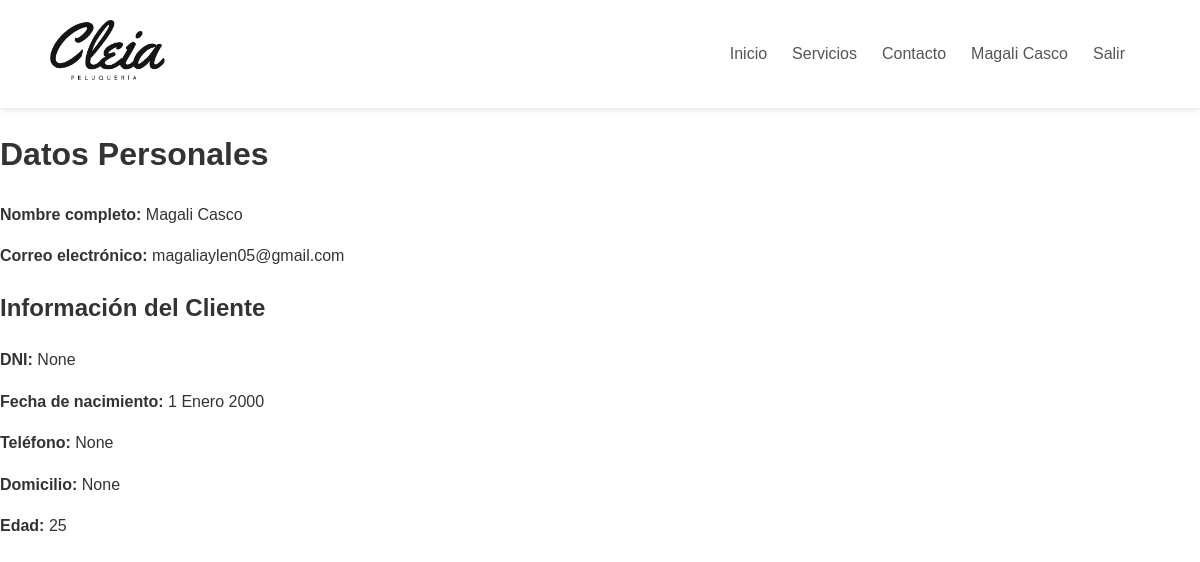
The page /datos_personales/ (signed in) on the database its author committed.
### applications/models.py (models this page shows, shortened)
class User(AbstractUser):
    username = None
    first_name = None
    last_name = None
    email = models.EmailField('Correo electrónico', unique=True)
    nombre = models.CharField('Nombre', max_length=50)
    apellido = models.CharField('Apellido', max_length=50)
    is_cliente = models.BooleanField(default=False)
    is_empleado = models.BooleanField(default=False)
    is_admin = models.BooleanField(default=False)
    objects = CustomUserManager()
    USERNAME_FIELD = 'email'
    REQUIRED_FIELDS = ['nombre', 'apellido']
    def get_full_name(self):
        return f"{self.nombre} {self.apellido}".strip()

class Cliente(models.Model):
    user = models.OneToOneField(
        User,
        on_delete=models.CASCADE,
        related_name='cliente',
        limit_choices_to={'is_cliente': True}, # solo usuarios con is_cliente=True
        )
    dni = models.CharField(max_length=8, verbose_name='DNI', null=True, blank=True)
    fecha_nacimiento = models.DateField('Fecha de nacimiento', default='2000-01-01')
    telefono = models.CharField(max_length=15, null=True, blank=True)
    domicilio = models.CharField('Domicilio', max_length=100, null=True, blank=True)
    def edad(self):
        today = date.today()
        return (
            today.year - self.fecha_nacimiento.year
            - ((today.month, today.day) < (self.fecha_nacimiento.month, self.fecha_nacimiento.day))
        )

### applications/views.py (the view)
# urls.py: path('datos_personales/', datos_personales, name='datos_personales'),
def datos_personales(request):
    usuario = request.user
    perfil = None
    if usuario.is_cliente:
        perfil = getattr(usuario, 'cliente', None)
    elif usuario.is_empleado:
        perfil = getattr(usuario, 'empleado', None)
    return render(request, 'includes/datos_personales.html', {'usuario': usuario, 'perfil': perfil})

### templates/includes/datos_personales.html (shortened to what this page needs)
{%load static%}
<!DOCTYPE html>
<html lang="es">
    <link rel="stylesheet" href="{% static 'css/style.css' %}">
<head>
</head>
<body>
    {% include 'includes/navbar.html' %}
    <h1>Datos Personales</h1>
    <p><strong>Nombre completo:</strong> {{ user.nombre }} {{ user.apellido }}</p>
    <p><strong>Correo electrónico:</strong> {{ user.email }}</p>
    {% if user.is_cliente and user.cliente %}
        <h2>Información del Cliente</h2>
        <p><strong>DNI:</strong> {{ user.cliente.dni }}</p>
        <p><strong>Fecha de nacimiento:</strong> {{ user.cliente.fecha_nacimiento }}</p>
        <p><strong>Teléfono:</strong> {{ user.cliente.telefono }}</p>
        <p><strong>Domicilio:</strong> {{ user.cliente.domicilio }}</p>
        <p><strong>Edad:</strong> {{ user.cliente.edad }}</p>
    {% else %}
        <p>No hay información adicional disponible para este usuario.</p>
    {% endif %}
</body>
</html>

### templates/includes/navbar.html
{%load static%}
<header class="header">
    <div class="logo">
        <a href="{% url 'home' %}">
            <img src="{% static 'images/logo.png' %}" alt="Peluquería Martita" class="logo-img">
        </a>
    </div>
    <nav class="nav-menu">
        <ul>
            <li><a href="{% url 'home' %}">Inicio</a></li>
            <li><a href="#servicios">Servicios</a></li>
            <li><a href="#contacto">Contacto</a></li>
            {% if user.is_authenticated %}
                <li><a href="{% url 'datos_personales' %}">{{ user.get_full_name }}</a></li>
                <li><a href="{% url 'logout' %}">Salir</a></li>
            {% else %}
            <li><a href="{% url 'login' %}">Iniciar Sesión</a></li>
            <li><a href="{% url 'register' %}">Registrarme</a></li>
            {% endif %}
        </ul>
    </nav>
</header>

### public/css/style.css (style rules this page uses)
body { font-family: 'Montserrat', sans-serif !important; margin: 0; padding: 0; line-height: 1.6; color: #333; }
.logo-img { height: 60px; width: auto; }
.header { display: flex; justify-content: space-between; align-items: center; padding: 20px 50px; background-color: #fff; box-shadow: 0 2px 5px rgba(0, 0, 0, 0.1); position: sticky; top: 0; z-index: 1000; }
.nav-menu ul { list-style: none; margin: 0; padding: 0; display: flex; }
.nav-menu li { margin-right: 25px; }
.nav-menu a { text-decoration: none; color: #555; font-weight: 500; transition: color 0.3s ease; }

### rows shown on the page
User: get_full_name "Magali Casco", nombre "Magali", apellido "Casco", email "magaliaylen05@gmail.com", cliente.dni "None", cliente.fecha_nacimiento "1 Enero 2000", cliente.telefono "None", cliente.domicilio "None", cliente.edad "25"
